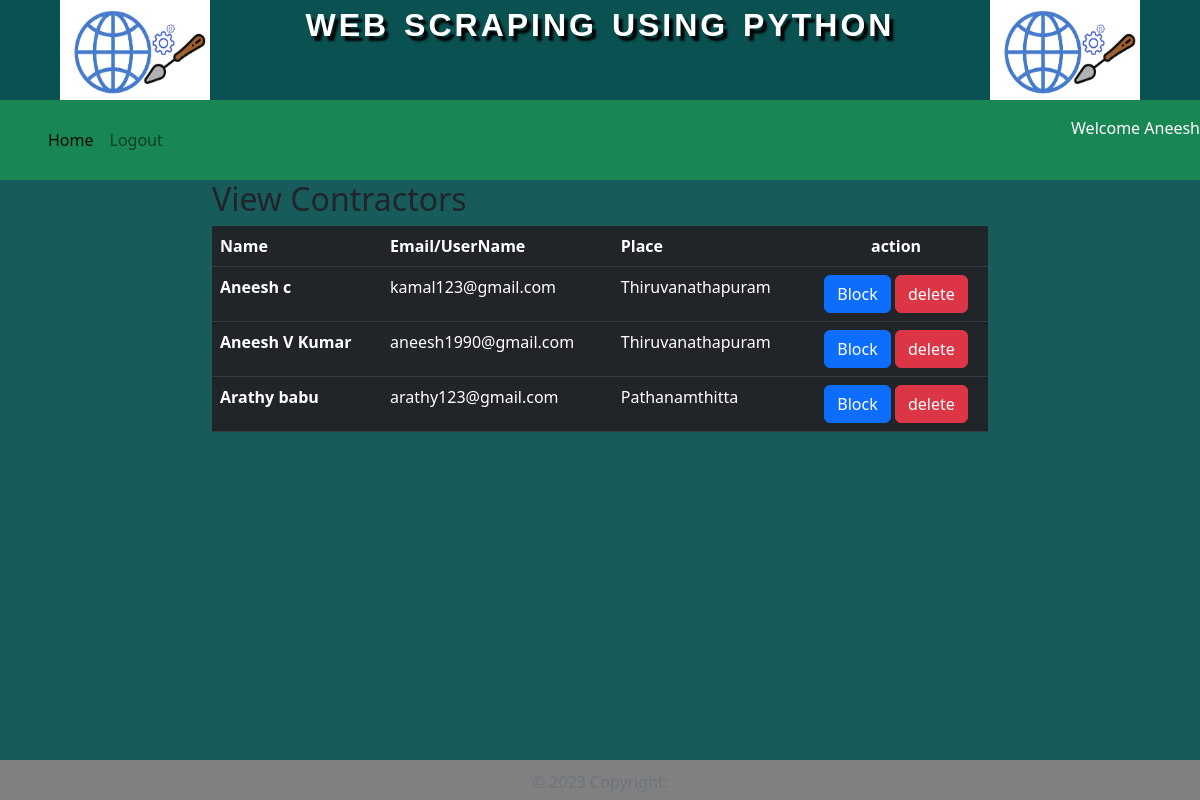
Page /allureg/ (signed in) on the committed database.
### app/models.py (models this page shows)
class ureg(models.Model):
    firstname=models.CharField(max_length=200)
    lastname=models.CharField(max_length=200)
    email=models.CharField(max_length=200, unique=True)
    password=models.CharField(max_length=200)
    place=models.CharField(max_length=200)
    gender=models.CharField(max_length=200)
    mp=models.CharField(max_length=200)
    ward=models.CharField(max_length=200)
    status = models.BooleanField(default=False)

### app/views.py (the view)
# urls.py: path('allureg/', views.allureg, name='allureg'),
def allureg(request):
    works = ureg.objects.all()
    return render(request, 'allureg.html', {'creg': works})

### app/templates/allureg.html
{% extends 'councillor.html' %}
{% block content %}
<div class="col-lg-12">
    <h2 class="page-header">View Contractors</h2>
                </div>
 <div class="row">
    <div class="col-md-12">
       <table class="table table-hover table-dark">
  <thead>
    <tr>
      <th scope="col">Name</th>
      <th scope="col">Email/UserName</th>
 <th scope="col">Place</th>
        <th  colspan="2" class="text-center">action</th>
    </tr>
  </thead>
  <tbody>
{% for com in creg %}
    <tr>
      <th scope="row">{{com.firstname}}&nbsp;{{com.lastname}}</th>
        <td>{{com.email}}</td>
        <td>{{com.place}}</td>
        <td colspan="2" class="text-center">
       {% if com.status  %}
            <a href="{% url 'changestatus_user' com.id %}"  class="btn btn-primary" id="{{com.id}}">Block</a>
            {% else %}
            <a href="{% url 'changestatus_user' com.id %}" class="btn btn-danger" id="{{com.id}}">Unblock</a>
            {% endif %}
         <a href="{% url 'delete_ureg' com.id %}" class="btn btn-danger" id="{{com.id}}">delete</a>
        </td>
    </tr>
    {% endfor %}
  </tbody>
</table>
    </div>
  </div>
{% endblock %}

### app/templates/councillor.html (style rules this page uses)
* { margin:0; padding: 0; box-sizing: border-box; }
body { background-color: rgb(17, 134, 155); }

### rows in the picture
ureg: firstname "Aneesh", lastname "c", email "kamal123@gmail.com", place "Thiruvanathapuram"
ureg: firstname "Aneesh", lastname "V Kumar", email "aneesh1990@gmail.com", place "Thiruvanathapuram"
ureg: firstname "Arathy", lastname "babu", email "arathy123@gmail.com", place "Pathanamthitta"

### other values in the picture
{{ request.session.name }} "Aneesh"
